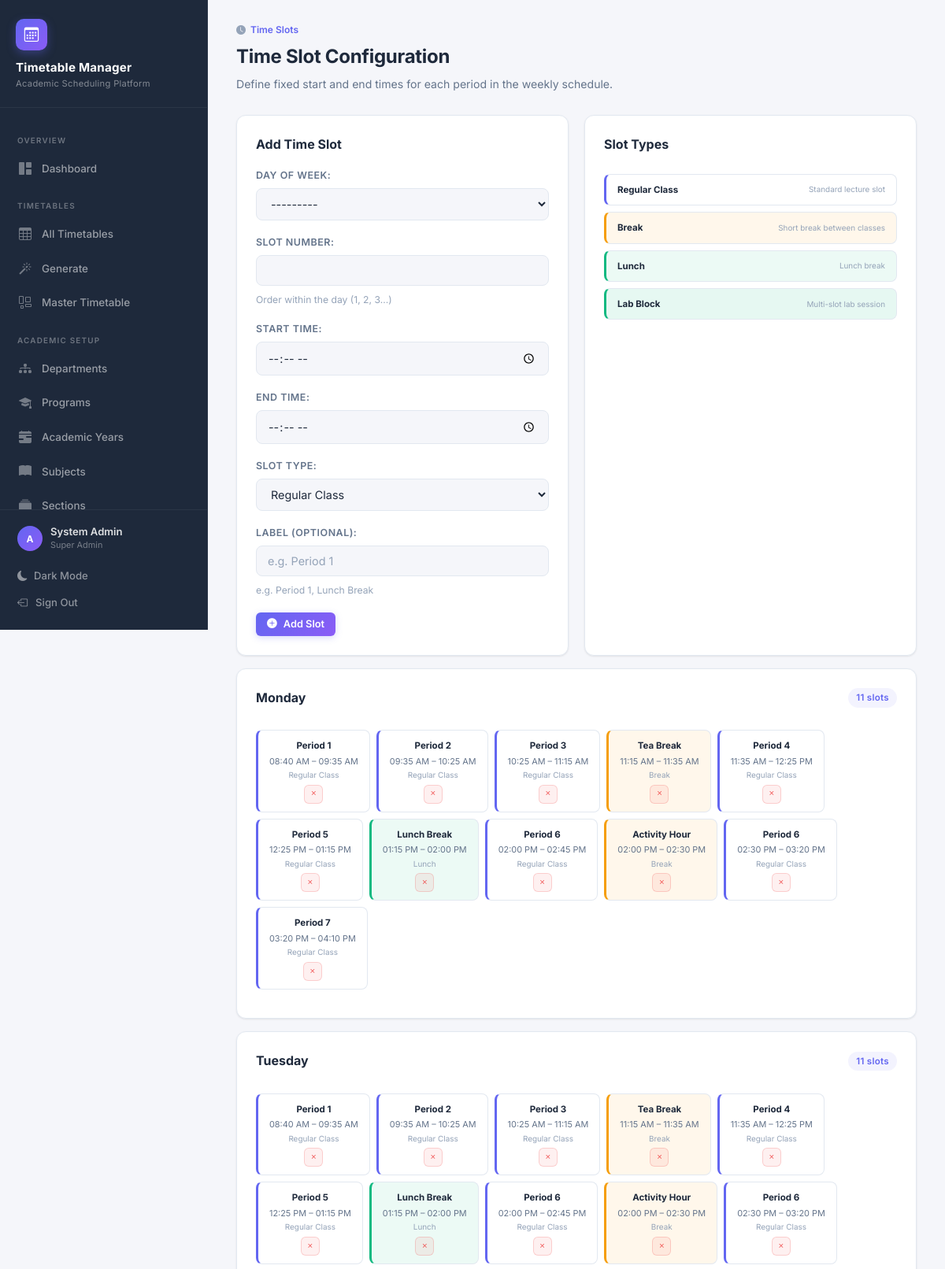
/time-slots/ (signed in, upper part), run on the app's committed database.
### TTS/SchedulerApp/models.py (models this page shows, shortened)
class TimeSlot(models.Model):
    slot_number = models.PositiveIntegerField(
        verbose_name='Slot Number',
        help_text='Order within the day (1, 2, 3…)'
    )
    day = models.CharField(
        max_length=3, choices=DAYS_OF_WEEK, verbose_name='Day'
    )
    start_time = models.TimeField(verbose_name='Start Time')
    end_time = models.TimeField(verbose_name='End Time')
    slot_type = models.CharField(
        max_length=10, choices=SLOT_TYPES, default='REGULAR',
        verbose_name='Slot Type'
    )
    label = models.CharField(
        max_length=40, blank=True, verbose_name='Label',
        help_text='e.g. Period 1, Lunch Break'
    )
    class Meta:
        ordering = ['day', 'slot_number']
        unique_together = [('day', 'slot_number')]
        verbose_name = 'Time Slot'
        verbose_name_plural = 'Time Slots'

### TTS/SchedulerApp/views.py (the view)
# urls.py: path('time-slots/', views.timeslot_list, name='timeslot_list'),
@login_required
@admin_required
def timeslot_list(request):
    form = TimeSlotForm(request.POST or None)
    if request.method == 'POST' and form.is_valid():
        form.save()
        messages.success(request, 'Time slot added successfully.')
        return redirect('timeslot_list')
    slots_by_day = OrderedDict()
    for day_code, day_name in DAYS_OF_WEEK:
        slots_by_day[day_name] = TimeSlot.objects.filter(day=day_code).order_by('slot_number')
    return render(request, 'timeslot_list.html', {
        'form': form,
        'slots_by_day': slots_by_day,
        'all_slots': TimeSlot.objects.all(),
    })

### TTS/SchedulerApp/forms.py
class TimeSlotForm(forms.ModelForm):
    class Meta:
        model = TimeSlot
        fields = ['day', 'slot_number', 'start_time', 'end_time', 'slot_type', 'label']
        labels = {
            'day': 'Day of Week',
            'slot_number': 'Slot Number',
            'start_time': 'Start Time',
            'end_time': 'End Time',
            'slot_type': 'Slot Type',
            'label': 'Label (Optional)',
        }
        widgets = {
            'day': forms.Select(attrs=_select_attrs),
            'slot_number': forms.NumberInput(attrs={**_input_attrs, 'min': 1}),
            'start_time': forms.TimeInput(attrs=_time_attrs),
            'end_time': forms.TimeInput(attrs=_time_attrs),
            'slot_type': forms.Select(attrs=_select_attrs),
            'label': forms.TextInput(attrs={**_input_attrs, 'placeholder': 'e.g. Period 1'}),
        }

### TTS/SchedulerApp/models.py (called while the page is built)
    @property
    def is_super_admin(self):
        return self.role == 'SUPER_ADMIN'

    @property
    def can_manage_timetable(self):
        return self.role in ('SUPER_ADMIN', 'TIMETABLE_ADMIN', 'HOD')

### TTS/SchedulerApp/templatetags/index.py (called while the page is built)
    def render(self, context):
        path = context['request'].path
        for p in self.patterns:
            try:
                pValue = template.Variable(p).resolve(context)
                if path == pValue:
                    return 'active'
            except template.VariableDoesNotExist:
                pass
        return ''

### TTS/templates/timeslot_list.html (shortened to what this page needs)
{% extends 'base.html' %}
{% block content %}
<div class="page-header">
  <div class="page-breadcrumb"><i class="bi bi-clock-fill"></i> <span>Time Slots</span></div>
  <h2>Time Slot Configuration</h2>
  <p>Define fixed start and end times for each period in the weekly schedule.</p>
</div>
<div class="grid-2">
  <div class="card">
    <div class="card-header"><div class="card-title">Add Time Slot</div></div>
    <form method="post">
      <div class="django-form">{{ form.as_p }}</div>
      <button type="submit" class="btn btn-primary btn-sm"><i class="bi bi-plus-circle-fill"></i> Add Slot</button>
    </form>
  </div>
  <div class="card">
    <div class="card-header"><div class="card-title">Slot Types</div></div>
    <div style="display:flex; flex-direction:column; gap:8px; padding:8px 0;">
      <div class="slot-block regular" style="flex-direction:row; justify-content:space-between;">
        <span class="slot-number">Regular Class</span>
        <span class="slot-label">Standard lecture slot</span>
      </div>
      <div class="slot-block break" style="flex-direction:row; justify-content:space-between;">
        <span class="slot-number">Break</span>
        <span class="slot-label">Short break between classes</span>
      </div>
      <div class="slot-block lunch" style="flex-direction:row; justify-content:space-between;">
        <span class="slot-number">Lunch</span>
        <span class="slot-label">Lunch break</span>
      </div>
      <div class="slot-block lab-block" style="flex-direction:row; justify-content:space-between;">
        <span class="slot-number">Lab Block</span>
        <span class="slot-label">Multi-slot lab session</span>
      </div>
    </div>
  </div>
</div>
{% for day_name, day_slots in slots_by_day.items %}
<div class="card" style="margin-top: 16px;">
  <div class="card-header">
    <div class="card-title">{{ day_name }}</div>
    <span class="badge badge-primary">{{ day_slots|length }} slots</span>
  </div>
  {% if day_slots %}
  <div class="slot-timeline">
    {% for slot in day_slots %}
    <div class="slot-block {{ slot.get_slot_type_display|lower }}">
      <span class="slot-number">{{ slot.label|default:slot.slot_number }}</span>
      <span class="slot-time">{{ slot.start_time|time:"h:i A" }} – {{ slot.end_time|time:"h:i A" }}</span>
      <span class="slot-label">{{ slot.get_slot_type_display }}</span>
      <form action="{% url 'timeslot_delete' slot.pk %}" method="post" style="margin-top:4px;">{% csrf_token %}
        <button type="submit" class="btn btn-icon btn-danger btn-sm" style="width:24px;height:24px;font-size:0.7rem;" onclick="return confirm('Delete this slot?')"><i class="bi bi-x"></i></button>
      </form>
    </div>
    {% endfor %}
  </div>
  {% else %}
  <p style="color:var(--text-muted); font-size:0.85rem; padding:8px 0;">No slots defined for this day.</p>
  {% endif %}
</div>
{% endfor %}
{% endblock %}

### TTS/templates/base.html (shortened to what this page needs)
{% load static %}
{% load index %}
{% url 'dashboard' as dashboard_url %}
{% url 'department_list' as dept_url %}
{% url 'program_list' as prog_url %}
{% url 'academic_year_list' as ay_url %}
{% url 'room_list' as room_url %}
{% url 'timeslot_list' as slot_url %}
{% url 'faculty_list' as fac_url %}
{% url 'subject_list' as subj_url %}
{% url 'section_list' as sec_url %}
{% url 'offering_list' as offer_url %}
{% url 'timetable_list' as tt_url %}
{% url 'timetable_generate' as gen_url %}
{% url 'master_timetable' as master_url %}
{% url 'user_list' as user_url %}
<!DOCTYPE html>
<html lang="en" data-theme="light">
<head>
  <link rel="stylesheet" href="https://cdn.jsdelivr.net/npm/bootstrap-icons@1.11.3/font/bootstrap-icons.min.css">
  <link rel="stylesheet" type="text/css" href="{% static 'CSS/style.css' %}">
</head>
<body>
  <aside class="sidebar" id="sidebar">
    <div class="sidebar-brand">
      <div class="brand-icon">
        <i class="bi bi-calendar3"></i>
      </div>
      <h1>Timetable Manager</h1>
      <span>Academic Scheduling Platform</span>
    </div>
    <nav class="sidebar-nav">
      <div class="nav-section-label">Overview</div>
      <a href="{{ dashboard_url }}" class="{% active request dashboard_url %}">
        <i class="bi bi-grid-1x2-fill"></i>
        Dashboard
      </a>
      {% if user.is_authenticated %}
      <div class="nav-section-label">Timetables</div>
      <a href="{{ tt_url }}" class="{% active request tt_url %}">
        <i class="bi bi-table"></i>
        All Timetables
      </a>
      {% if can_manage %}
      <a href="{{ gen_url }}" class="{% active request gen_url %}">
        <i class="bi bi-magic"></i>
        Generate
      </a>
      <a href="{{ master_url }}" class="{% active request master_url %}">
        <i class="bi bi-layout-wtf"></i>
        Master Timetable
      </a>
      {% endif %}
      <div class="nav-section-label">Academic Setup</div>
      {% if is_admin %}
      <a href="{{ dept_url }}" class="{% active request dept_url %}">
        <i class="bi bi-diagram-3-fill"></i>
        Departments
      </a>
      <a href="{{ prog_url }}" class="{% active request prog_url %}">
        <i class="bi bi-mortarboard-fill"></i>
        Programs
      </a>
      <a href="{{ ay_url }}" class="{% active request ay_url %}">
        <i class="bi bi-calendar-range-fill"></i>
        Academic Years
      </a>
      {% endif %}
      {% if can_manage %}
      <a href="{{ subj_url }}" class="{% active request subj_url %}">
        <i class="bi bi-book-fill"></i>
        Subjects
      </a>
      <a href="{{ sec_url }}" class="{% active request sec_url %}">
        <i class="bi bi-collection-fill"></i>
        Sections
      </a>
      {% endif %}
      {% endif %}
    </nav>
    <div class="sidebar-footer">
      {% if user.is_authenticated %}
      <div class="user-info">
        <div class="user-avatar">{{ user.username|make_list|first|upper }}</div>
        <div>
          <div class="user-name">{{ user.get_full_name|default:user.username }}</div>
          <div class="user-role">{{ user_role_display }}</div>
        </div>
      </div>
      <button class="theme-toggle" id="themeToggle">
        <i class="bi bi-moon-fill"></i>
        <span>Dark Mode</span>
      </button>
      <a href="{% url 'logout' %}">
        <i class="bi bi-box-arrow-left"></i>
        Sign Out
      </a>
      {% endif %}
    </div>
  </aside>
  <main class="main-content">
    {% block content %}
    {% endblock %}
  </main>
</body>
</html>

### data on the page
TimeSlot: label "Period 1", start_time "08:40 AM", end_time "09:35 AM", slot_type "Regular Class"
TimeSlot: label "Period 2", start_time "09:35 AM", end_time "10:25 AM", slot_type "Regular Class"
TimeSlot: label "Period 3", start_time "10:25 AM", end_time "11:15 AM", slot_type "Regular Class"
TimeSlot: label "Tea Break", start_time "11:15 AM", end_time "11:35 AM", slot_type "Break"
TimeSlot: label "Period 4", start_time "11:35 AM", end_time "12:25 PM", slot_type "Regular Class"
TimeSlot: label "Period 5", start_time "12:25 PM", end_time "01:15 PM", slot_type "Regular Class"
TimeSlot: label "Lunch Break", start_time "01:15 PM", end_time "02:00 PM", slot_type "Lunch"
TimeSlot: label "Period 6", start_time "02:00 PM", end_time "02:45 PM", slot_type "Regular Class"
TimeSlot: label "Activity Hour", start_time "02:00 PM", end_time "02:30 PM", slot_type "Break"
TimeSlot: label "Period 6", start_time "02:30 PM", end_time "03:20 PM", slot_type "Regular Class"
TimeSlot: label "Period 7", start_time "03:20 PM", end_time "04:10 PM", slot_type "Regular Class"
TimeSlot: label "Period 1", start_time "08:40 AM", end_time "09:35 AM", slot_type "Regular Class"
TimeSlot: label "Period 2", start_time "09:35 AM", end_time "10:25 AM", slot_type "Regular Class"
TimeSlot: label "Period 3", start_time "10:25 AM", end_time "11:15 AM", slot_type "Regular Class"
TimeSlot: label "Tea Break", start_time "11:15 AM", end_time "11:35 AM", slot_type "Break"
TimeSlot: label "Period 4", start_time "11:35 AM", end_time "12:25 PM", slot_type "Regular Class"
TimeSlot: label "Period 5", start_time "12:25 PM", end_time "01:15 PM", slot_type "Regular Class"
TimeSlot: label "Lunch Break", start_time "01:15 PM", end_time "02:00 PM", slot_type "Lunch"
TimeSlot: label "Period 6", start_time "02:00 PM", end_time "02:45 PM", slot_type "Regular Class"
TimeSlot: label "Activity Hour", start_time "02:00 PM", end_time "02:30 PM", slot_type "Break"
TimeSlot: label "Period 6", start_time "02:30 PM", end_time "03:20 PM", slot_type "Regular Class"

### other printed values
{{ user.username|make_list|first|upper }} "A"
{{ user.get_full_name|default:user.username }} "System Admin"
{{ user_role_display }} "Super Admin"
{{ day_name }} "Monday" "Tuesday"
{{ day_slots|length }} "11" "11"
